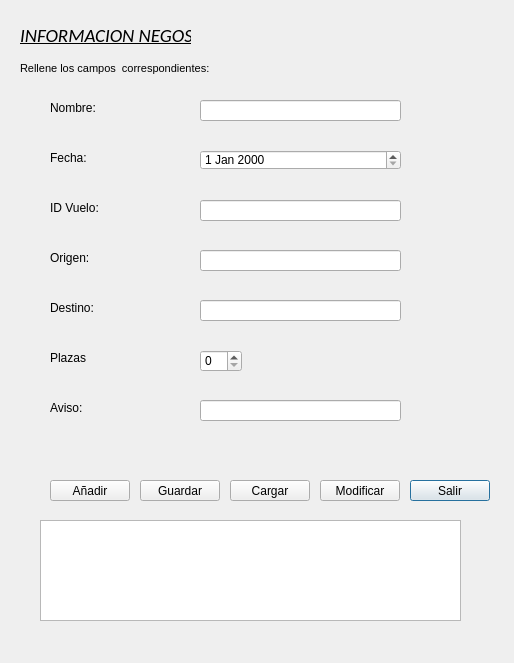
<?xml version="1.0" encoding="UTF-8"?>
<ui version="4.0">
 <class>InfoNegos</class>
 <widget class="QDialog" name="InfoNegos">
  <property name="geometry">
   <rect>
    <x>0</x>
    <y>0</y>
    <width>514</width>
    <height>663</height>
   </rect>
  </property>
  <property name="windowTitle">
   <string>Dialog</string>
  </property>
  <widget class="QLabel" name="label_2">
   <property name="geometry">
    <rect>
     <x>20</x>
     <y>60</y>
     <width>361</width>
     <height>16</height>
    </rect>
   </property>
   <property name="font">
    <font>
     <pointsize>8</pointsize>
    </font>
   </property>
   <property name="text">
    <string>Rellene los campos  correspondientes:</string>
   </property>
  </widget>
  <widget class="QPushButton" name="BU_Salir">
   <property name="geometry">
    <rect>
     <x>410</x>
     <y>480</y>
     <width>80</width>
     <height>21</height>
    </rect>
   </property>
   <property name="text">
    <string>Salir</string>
   </property>
  </widget>
  <widget class="QLabel" name="label">
   <property name="geometry">
    <rect>
     <x>20</x>
     <y>20</y>
     <width>171</width>
     <height>31</height>
    </rect>
   </property>
   <property name="font">
    <font>
     <family>Calibri</family>
     <pointsize>14</pointsize>
     <italic>true</italic>
     <underline>true</underline>
    </font>
   </property>
   <property name="text">
    <string>INFORMACION NEGOS</string>
   </property>
  </widget>
  <widget class="QLabel" name="label_3">
   <property name="geometry">
    <rect>
     <x>50</x>
     <y>100</y>
     <width>71</width>
     <height>16</height>
    </rect>
   </property>
   <property name="text">
    <string>Nombre:</string>
   </property>
  </widget>
  <widget class="QLabel" name="label_4">
   <property name="geometry">
    <rect>
     <x>50</x>
     <y>150</y>
     <width>71</width>
     <height>16</height>
    </rect>
   </property>
   <property name="text">
    <string>Fecha:</string>
   </property>
  </widget>
  <widget class="QLabel" name="label_5">
   <property name="geometry">
    <rect>
     <x>50</x>
     <y>200</y>
     <width>71</width>
     <height>16</height>
    </rect>
   </property>
   <property name="text">
    <string>ID Vuelo:</string>
   </property>
  </widget>
  <widget class="QLabel" name="label_6">
   <property name="geometry">
    <rect>
     <x>50</x>
     <y>350</y>
     <width>71</width>
     <height>16</height>
    </rect>
   </property>
   <property name="text">
    <string>Plazas</string>
   </property>
  </widget>
  <widget class="QLabel" name="label_7">
   <property name="geometry">
    <rect>
     <x>50</x>
     <y>250</y>
     <width>71</width>
     <height>16</height>
    </rect>
   </property>
   <property name="text">
    <string>Origen:</string>
   </property>
  </widget>
  <widget class="QLabel" name="label_8">
   <property name="geometry">
    <rect>
     <x>50</x>
     <y>300</y>
     <width>71</width>
     <height>16</height>
    </rect>
   </property>
   <property name="text">
    <string>Destino:</string>
   </property>
  </widget>
  <widget class="QLabel" name="label_9">
   <property name="geometry">
    <rect>
     <x>50</x>
     <y>400</y>
     <width>71</width>
     <height>16</height>
    </rect>
   </property>
   <property name="text">
    <string>Aviso:</string>
   </property>
  </widget>
  <widget class="QPushButton" name="BU_Atras7_2">
   <property name="geometry">
    <rect>
     <x>140</x>
     <y>480</y>
     <width>80</width>
     <height>21</height>
    </rect>
   </property>
   <property name="text">
    <string>Guardar</string>
   </property>
  </widget>
  <widget class="QSpinBox" name="spinBox">
   <property name="geometry">
    <rect>
     <x>200</x>
     <y>350</y>
     <width>42</width>
     <height>22</height>
    </rect>
   </property>
  </widget>
  <widget class="QLineEdit" name="lineEdit">
   <property name="geometry">
    <rect>
     <x>200</x>
     <y>100</y>
     <width>201</width>
     <height>21</height>
    </rect>
   </property>
  </widget>
  <widget class="QLineEdit" name="lineEdit_3">
   <property name="geometry">
    <rect>
     <x>200</x>
     <y>200</y>
     <width>201</width>
     <height>21</height>
    </rect>
   </property>
  </widget>
  <widget class="QLineEdit" name="lineEdit_4">
   <property name="geometry">
    <rect>
     <x>200</x>
     <y>250</y>
     <width>201</width>
     <height>21</height>
    </rect>
   </property>
  </widget>
  <widget class="QLineEdit" name="lineEdit_5">
   <property name="geometry">
    <rect>
     <x>200</x>
     <y>300</y>
     <width>201</width>
     <height>21</height>
    </rect>
   </property>
  </widget>
  <widget class="QLineEdit" name="lineEdit_6">
   <property name="geometry">
    <rect>
     <x>200</x>
     <y>400</y>
     <width>201</width>
     <height>21</height>
    </rect>
   </property>
  </widget>
  <widget class="QPushButton" name="cargar">
   <property name="geometry">
    <rect>
     <x>230</x>
     <y>480</y>
     <width>80</width>
     <height>21</height>
    </rect>
   </property>
   <property name="text">
    <string>Cargar</string>
   </property>
  </widget>
  <widget class="QPushButton" name="modificar">
   <property name="geometry">
    <rect>
     <x>320</x>
     <y>480</y>
     <width>80</width>
     <height>21</height>
    </rect>
   </property>
   <property name="text">
    <string>Modificar</string>
   </property>
  </widget>
  <widget class="QListWidget" name="listWidgetNegos">
   <property name="geometry">
    <rect>
     <x>40</x>
     <y>520</y>
     <width>421</width>
     <height>101</height>
    </rect>
   </property>
  </widget>
  <widget class="QPushButton" name="anadir">
   <property name="geometry">
    <rect>
     <x>50</x>
     <y>480</y>
     <width>80</width>
     <height>21</height>
    </rect>
   </property>
   <property name="text">
    <string>Añadir</string>
   </property>
  </widget>
  <widget class="QDateEdit" name="dateEdit">
   <property name="geometry">
    <rect>
     <x>200</x>
     <y>150</y>
     <width>201</width>
     <height>20</height>
    </rect>
   </property>
  </widget>
 </widget>
 <resources/>
 <connections>
  <connection>
   <sender>BU_Salir</sender>
   <signal>clicked()</signal>
   <receiver>InfoNegos</receiver>
   <slot>close()</slot>
   <hints>
    <hint type="sourcelabel">
     <x>397</x>
     <y>493</y>
    </hint>
    <hint type="destinationlabel">
     <x>433</x>
     <y>447</y>
    </hint>
   </hints>
  </connection>
 </connections>
</ui>
